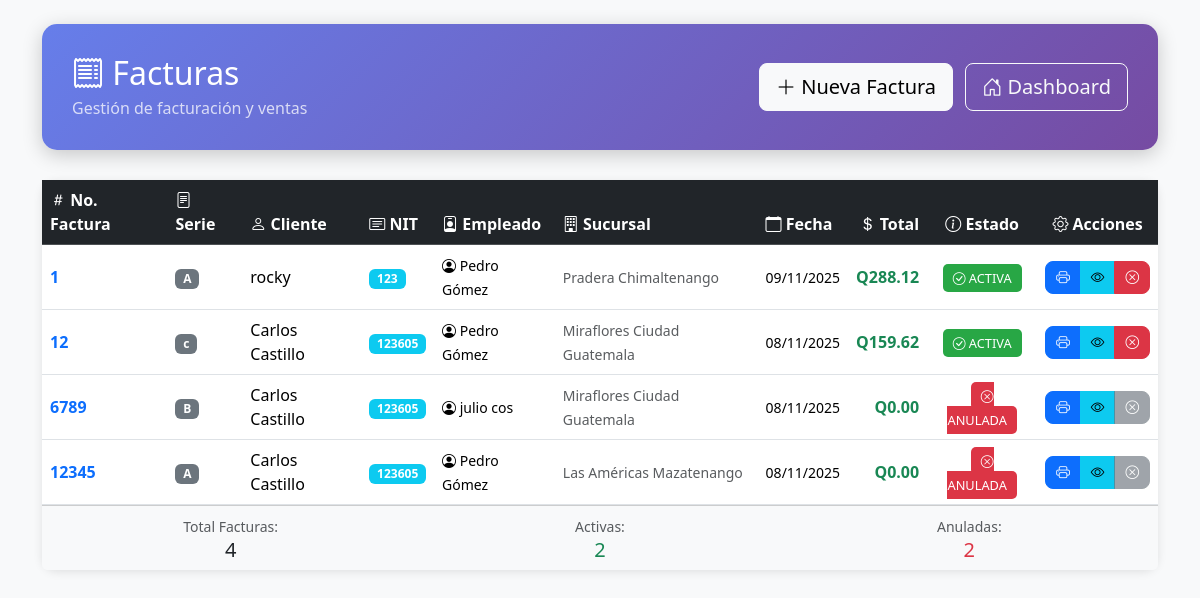
The page /index.php?action=listarFacturas (signed in) on the database its author committed.
### tables this page shows
CREATE TABLE `factura` (
  `factura_id` int(11) NOT NULL,
  `numero_factura` varchar(50) NOT NULL,
  `serie_factura` varchar(10) NOT NULL,
  `cliente_id` int(11) NOT NULL,
  `empleado_id` int(11) NOT NULL,
  `sucursal_id` int(11) NOT NULL,
  `fecha` date NOT NULL,
  `fecha_anulacion` datetime DEFAULT NULL,
  `subtotal` decimal(10,2) NOT NULL,
  `impuestos` decimal(10,2) NOT NULL,
  `total` decimal(10,2) NOT NULL,
  `estado` varchar(20) DEFAULT 'ACTIVA',
  `created_at` datetime DEFAULT current_timestamp()
);

CREATE TABLE `cliente` (
  `cliente_id` int(11) NOT NULL,
  `usuario_id` int(11) DEFAULT NULL,
  `nombre_cliente` varchar(100) NOT NULL,
  `nit` varchar(20) DEFAULT NULL,
  `email` varchar(100) DEFAULT NULL,
  `telefono` varchar(20) DEFAULT NULL,
  `direccion` text DEFAULT NULL,
  `fecha_registro` datetime DEFAULT current_timestamp(),
  `acepta_promociones` tinyint(1) DEFAULT 0
);

CREATE TABLE `sucursal` (
  `sucursal_id` int(11) NOT NULL,
  `nombre_sucursal` varchar(100) NOT NULL,
  `direccion_sucursal` text NOT NULL,
  `telefono_sucursal` varchar(20) DEFAULT NULL,
  `latitud` decimal(10,8) DEFAULT NULL,
  `longitud` decimal(11,8) DEFAULT NULL,
  `activa` tinyint(1) DEFAULT 1
);

### controllers/FacturaController.php (called while the page is built, shortened)
<?php
require_once "models/Factura.php";
class FacturaController {
    private $factura;
    public function __construct($db) {
        $this->factura = new Factura($db);
    }
    public function listarFacturas() {
        return $this->factura->obtenerFacturas();
    }
}
?>

### models/Factura.php (called while the page is built, shortened)
<?php
class Factura {
    private $conn;
    public function __construct($db) {
        $this->conn = $db;
    }
    public function obtenerFacturas() {
        $query = "SELECT f.*,
                         c.nombre_cliente,
                         c.nit,
                         CONCAT(e.nombre_empleado, ' ', e.apellido_empleado) as nombre_empleado,
                         s.nombre_sucursal
                  FROM factura f
                  INNER JOIN cliente c ON f.cliente_id = c.cliente_id
                  INNER JOIN empleado e ON f.empleado_id = e.empleado_id
                  INNER JOIN sucursal s ON f.sucursal_id = s.sucursal_id
                  ORDER BY f.factura_id DESC";
        $stmt = $this->conn->query($query);
        return $stmt->fetchAll(PDO::FETCH_ASSOC);
    }
}
?>

### views/factura.php (the view, shortened to what this page needs)
<!DOCTYPE html>
<html lang="es">
<head>
    <link href="https://cdn.jsdelivr.net/npm/bootstrap@5.3.2/dist/css/bootstrap.min.css" rel="stylesheet">
    <link href="https://cdn.jsdelivr.net/npm/bootstrap-icons@1.11.1/font/bootstrap-icons.css" rel="stylesheet">
</head>
<body>
<div class="container mt-4 mb-5">
    <div class="page-header">
        <div class="d-flex justify-content-between align-items-center">
            <div>
                <h2 class="mb-1"><i class="bi bi-receipt"></i> Facturas</h2>
                <p class="mb-0 opacity-75">Gestión de facturación y ventas</p>
            </div>
            <div>
                <a href="index.php?action=formularioFactura" class="btn btn-light btn-lg me-2">
                    <i class="bi bi-plus-lg"></i> Nueva Factura
                </a>
                <a href="index.php?action=dashboard" class="btn btn-outline-light btn-lg">
                    <i class="bi bi-house-door"></i> Dashboard
                </a>
            </div>
        </div>
    </div>
    <div class="card">
        <div class="card-body p-0">
            <div class="table-container">
                <table class="table table-hover align-middle mb-0">
                    <thead class="table-dark">
                        <tr>
                            <th><i class="bi bi-hash"></i> No. Factura</th>
                            <th><i class="bi bi-file-text"></i> Serie</th>
                            <th><i class="bi bi-person"></i> Cliente</th>
                            <th><i class="bi bi-card-text"></i> NIT</th>
                            <th><i class="bi bi-person-badge"></i> Empleado</th>
                            <th><i class="bi bi-building"></i> Sucursal</th>
                            <th><i class="bi bi-calendar"></i> Fecha</th>
                            <th class="text-end"><i class="bi bi-currency-dollar"></i> Total</th>
                            <th class="text-center"><i class="bi bi-info-circle"></i> Estado</th>
                            <th class="text-center"><i class="bi bi-gear"></i> Acciones</th>
                        </tr>
                    </thead>
                    <tbody>
                        <?php if(!empty($facturas)): ?>
                            <?php foreach($facturas as $f): ?>
                                <tr>
                                    <td><strong class="text-primary"><?= htmlspecialchars($f['numero_factura']) ?></strong></td>
                                    <td><span class="badge bg-secondary"><?= htmlspecialchars($f['serie_factura']) ?></span></td>
                                    <td><?= htmlspecialchars($f['nombre_cliente']) ?></td>
                                    <td><span class="badge bg-info"><?= htmlspecialchars($f['nit'] ?? 'CF') ?></span></td>
                                    <td><small><i class="bi bi-person-circle"></i> <?= htmlspecialchars($f['nombre_empleado']) ?></small></td>
                                    <td><small class="text-muted"><?= htmlspecialchars($f['nombre_sucursal']) ?></small></td>
                                    <td><small><?= date('d/m/Y', strtotime($f['fecha'])) ?></small></td>
                                    <td class="text-end"><strong class="text-success">Q<?= number_format($f['total'], 2) ?></strong></td>
                                    <td class="text-center">
                                        <?php if($f['estado'] === 'ACTIVA'): ?>
                                            <span class="badge-activa"><i class="bi bi-check-circle"></i> ACTIVA</span>
                                        <?php else: ?>
                                            <span class="badge-anulada"><i class="bi bi-x-circle"></i> ANULADA</span>
                                        <?php endif; ?>
                                    </td>
                                    <td class="text-center">
                                        <div class="btn-group btn-group-sm" role="group">
                                            <a href="index.php?action=imprimirFactura&factura_id=<?= $f['factura_id'] ?>"
                                               class="btn btn-primary btn-action"
                                               title="Imprimir factura"
                                               target="_blank">
                                                <i class="bi bi-printer"></i>
                                            </a>
                                            <button type="button"
                                                    class="btn btn-info btn-action"
                                                    title="Ver detalle"
                                                    data-bs-toggle="modal"
                                                    data-bs-target="#modalDetalle<?= $f['factura_id'] ?>">
                                                <i class="bi bi-eye"></i>
                                            </button>
                                            <?php if($f['estado'] === 'ACTIVA'): ?>
                                                <a href="index.php?action=anularFactura&factura_id=<?= $f['factura_id'] ?>"
                                                   class="btn btn-danger btn-action"
                                                   title="Anular factura"
                                                   onclick="return confirm('⚠️ ¿Está seguro de anular esta factura?\n\n- Se restaurará el inventario\n- Esta acción NO se puede deshacer')">
                                                    <i class="bi bi-x-circle"></i>
                                                </a>
                                            <?php else: ?>
                                                <button class="btn btn-secondary btn-action" disabled title="Ya está anulada">
                                                    <i class="bi bi-x-circle"></i>
                                                </button>
                                            <?php endif; ?>
                                        </div>
                                    </td>
                                </tr>
                            <?php endforeach; ?>
                        <?php endif; ?>
                    </tbody>
                </table>
            </div>
        </div>
        <?php if(!empty($facturas)): ?>
            <div class="card-footer bg-light">
                <div class="row text-center">
                    <div class="col-md-4">
                        <small class="text-muted">Total Facturas:</small>
                        <h5 class="mb-0"><?= count($facturas) ?></h5>
                    </div>
                    <div class="col-md-4">
                        <small class="text-muted">Activas:</small>
                        <h5 class="mb-0 text-success"><?= count(array_filter($facturas, fn($f) => $f['estado'] === 'ACTIVA')) ?></h5>
                    </div>
                    <div class="col-md-4">
                        <small class="text-muted">Anuladas:</small>
                        <h5 class="mb-0 text-danger"><?= count(array_filter($facturas, fn($f) => $f['estado'] === 'ANULADA')) ?></h5>
                    </div>
                </div>
            </div>
        <?php endif; ?>
    </div>
</div>
</body>
</html>

### views/factura.php (style rules this page uses)
body { background-color: #f8f9fa; }
.page-header { background: linear-gradient(135deg, #667eea 0%, #764ba2 100%); color: white; padding: 30px; border-radius: 15px; margin-bottom: 30px; box-shadow: 0 5px 20px rgba(0,0,0,0.2); }
.card { border: none; border-radius: 15px; box-shadow: 0 2px 10px rgba(0,0,0,0.1); }
.badge-anulada { background: #dc3545; color: white; padding: 5px 10px; border-radius: 5px; font-size: 0.8em; }
.badge-activa { background: #28a745; color: white; padding: 5px 10px; border-radius: 5px; font-size: 0.8em; }
.btn-action { border-radius: 8px; padding: 5px 10px; font-size: 0.85rem; }
.card-body { max-height: 70vh; overflow-y: auto; }
.table thead th { position: sticky; top: 0; z-index: 100; background-color: #212529 !important; box-shadow: 0 2px 2px rgba(0,0,0,0.1); }

### rows shown on the page
factura: numero_factura "1", serie_factura "A", cliente.nombre_cliente "rocky", cliente.nit "123", nombre_empleado "Pedro Gómez", sucursal.nombre_sucursal "Pradera Chimaltenango", fecha "09/11/2025", total "288.12", estado "ACTIVA" (drawn)
factura: numero_factura "12", serie_factura "c", cliente.nombre_cliente "Carlos Castillo", cliente.nit "123605", nombre_empleado "Pedro Gómez", sucursal.nombre_sucursal "Miraflores Ciudad Guatemala", fecha "08/11/2025", total "159.62", estado "ACTIVA" (drawn)
factura: numero_factura "6789", serie_factura "B", cliente.nombre_cliente "Carlos Castillo", cliente.nit "123605", nombre_empleado "julio cos", sucursal.nombre_sucursal "Miraflores Ciudad Guatemala", fecha "08/11/2025", total "0.00", estado "ANULADA" (drawn)
factura: numero_factura "12345", serie_factura "A", cliente.nombre_cliente "Carlos Castillo", cliente.nit "123605", nombre_empleado "Pedro Gómez", sucursal.nombre_sucursal "Las Américas Mazatenango", fecha "08/11/2025", total "0.00", estado "ANULADA" (drawn)

### other values the page prints
count($facturas) "4"
count(array_filter($facturas, fn($f) => $f['estado'] === 'ACTIVA')) "2"
count(array_filter($facturas, fn($f) => $f['estado'] === 'ANULADA')) "2"
